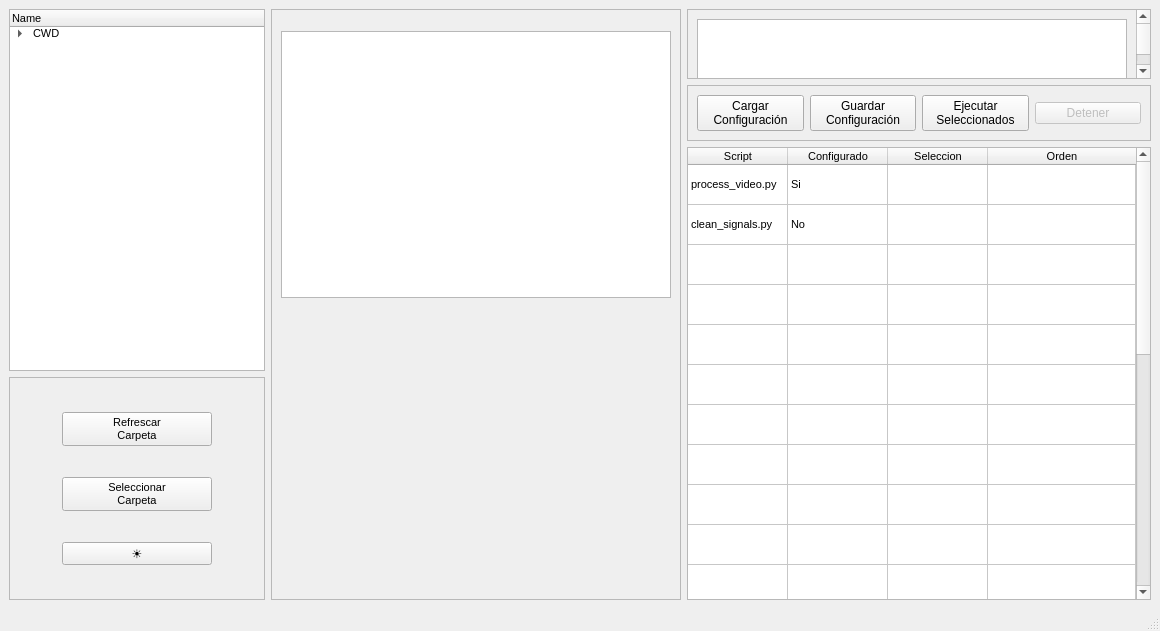
<?xml version="1.0" encoding="UTF-8"?>
<ui version="4.0">
 <class>MainWindow</class>
 <widget class="QMainWindow" name="MainWindow">
  <property name="geometry">
   <rect>
    <x>0</x>
    <y>0</y>
    <width>1160</width>
    <height>631</height>
   </rect>
  </property>
  <property name="windowTitle">
   <string>MainWindow</string>
  </property>
  <widget class="QWidget" name="centralwidget">
   <layout class="QGridLayout" name="gridLayout_12">
    <item row="1" column="1" rowspan="4">
     <widget class="QFrame" name="viewer_frame">
      <property name="sizePolicy">
       <sizepolicy hsizetype="Expanding" vsizetype="Expanding">
        <horstretch>0</horstretch>
        <verstretch>0</verstretch>
       </sizepolicy>
      </property>
      <property name="minimumSize">
       <size>
        <width>300</width>
        <height>0</height>
       </size>
      </property>
      <property name="frameShape">
       <enum>QFrame::Shape::StyledPanel</enum>
      </property>
      <property name="frameShadow">
       <enum>QFrame::Shadow::Raised</enum>
      </property>
      <layout class="QGridLayout" name="gridLayout_22">
       <item row="4" column="0">
        <widget class="QLabel" name="image_viewer">
         <property name="text">
          <string/>
         </property>
        </widget>
       </item>
       <item row="3" column="0">
        <widget class="QWidget" name="plot_frame" native="true">
         <layout class="QVBoxLayout" name="verticalLayout">
          <item>
           <widget class="PlotWidget" name="plot_widget" native="true">
            <property name="sizePolicy">
             <sizepolicy hsizetype="Expanding" vsizetype="Expanding">
              <horstretch>0</horstretch>
              <verstretch>0</verstretch>
             </sizepolicy>
            </property>
           </widget>
          </item>
         </layout>
        </widget>
       </item>
       <item row="1" column="0">
        <widget class="QWidget" name="pdf_viewer" native="true"/>
       </item>
       <item row="0" column="0">
        <widget class="QWidget" name="video_player" native="true"/>
       </item>
       <item row="2" column="0">
        <widget class="QTextBrowser" name="text_viewer"/>
       </item>
      </layout>
     </widget>
    </item>
    <item row="1" column="2">
     <widget class="QScrollArea" name="scrollArea_3">
      <property name="sizePolicy">
       <sizepolicy hsizetype="Minimum" vsizetype="Expanding">
        <horstretch>0</horstretch>
        <verstretch>0</verstretch>
       </sizepolicy>
      </property>
      <property name="maximumSize">
       <size>
        <width>16777215</width>
        <height>16777215</height>
       </size>
      </property>
      <property name="widgetResizable">
       <bool>true</bool>
      </property>
      <widget class="QWidget" name="scrollAreaWidgetContents_3">
       <property name="geometry">
        <rect>
         <x>0</x>
         <y>0</y>
         <width>434</width>
         <height>88</height>
        </rect>
       </property>
       <layout class="QGridLayout" name="gridLayout_23">
        <item row="0" column="0">
         <widget class="QTextBrowser" name="log">
          <property name="sizePolicy">
           <sizepolicy hsizetype="Minimum" vsizetype="Expanding">
            <horstretch>0</horstretch>
            <verstretch>0</verstretch>
           </sizepolicy>
          </property>
          <property name="maximumSize">
           <size>
            <width>16777215</width>
            <height>16777215</height>
           </size>
          </property>
          <property name="font">
           <font>
            <pointsize>8</pointsize>
           </font>
          </property>
         </widget>
        </item>
       </layout>
      </widget>
     </widget>
    </item>
    <item row="2" column="2">
     <widget class="QFrame" name="frame_15">
      <property name="sizePolicy">
       <sizepolicy hsizetype="Minimum" vsizetype="Minimum">
        <horstretch>0</horstretch>
        <verstretch>0</verstretch>
       </sizepolicy>
      </property>
      <property name="frameShape">
       <enum>QFrame::Shape::StyledPanel</enum>
      </property>
      <property name="frameShadow">
       <enum>QFrame::Shadow::Raised</enum>
      </property>
      <layout class="QGridLayout" name="gridLayout_10">
       <item row="3" column="1">
        <widget class="QPushButton" name="btn_load_config">
         <property name="maximumSize">
          <size>
           <width>120</width>
           <height>16777215</height>
          </size>
         </property>
         <property name="text">
          <string>Cargar 
Configuración</string>
         </property>
        </widget>
       </item>
       <item row="3" column="3">
        <widget class="QPushButton" name="btn_save_config">
         <property name="maximumSize">
          <size>
           <width>120</width>
           <height>16777215</height>
          </size>
         </property>
         <property name="text">
          <string>Guardar 
Configuración</string>
         </property>
        </widget>
       </item>
       <item row="3" column="4">
        <widget class="QPushButton" name="btn_execute_scripts">
         <property name="maximumSize">
          <size>
           <width>120</width>
           <height>16777215</height>
          </size>
         </property>
         <property name="text">
          <string>Ejecutar 
Seleccionados</string>
         </property>
        </widget>
       </item>
       <item row="3" column="5">
        <widget class="QPushButton" name="btn_stop_scripts">
         <property name="enabled">
          <bool>false</bool>
         </property>
         <property name="maximumSize">
          <size>
           <width>120</width>
           <height>16777215</height>
          </size>
         </property>
         <property name="text">
          <string>Detener</string>
         </property>
        </widget>
       </item>
      </layout>
     </widget>
    </item>
    <item row="4" column="0">
     <widget class="QFrame" name="frame_18">
      <property name="sizePolicy">
       <sizepolicy hsizetype="Minimum" vsizetype="Preferred">
        <horstretch>0</horstretch>
        <verstretch>0</verstretch>
       </sizepolicy>
      </property>
      <property name="frameShape">
       <enum>QFrame::Shape::StyledPanel</enum>
      </property>
      <property name="frameShadow">
       <enum>QFrame::Shadow::Raised</enum>
      </property>
      <layout class="QGridLayout" name="gridLayout_21">
       <item row="2" column="0">
        <widget class="QPushButton" name="btn_darkmode">
         <property name="maximumSize">
          <size>
           <width>150</width>
           <height>16777215</height>
          </size>
         </property>
         <property name="text">
          <string>☀️</string>
         </property>
        </widget>
       </item>
       <item row="1" column="0">
        <widget class="QPushButton" name="btn_open_folder">
         <property name="sizePolicy">
          <sizepolicy hsizetype="Minimum" vsizetype="Fixed">
           <horstretch>0</horstretch>
           <verstretch>0</verstretch>
          </sizepolicy>
         </property>
         <property name="maximumSize">
          <size>
           <width>150</width>
           <height>16777215</height>
          </size>
         </property>
         <property name="font">
          <font>
           <pointsize>8</pointsize>
          </font>
         </property>
         <property name="text">
          <string>Seleccionar
Carpeta</string>
         </property>
        </widget>
       </item>
       <item row="0" column="0">
        <widget class="QPushButton" name="btn_refresh">
         <property name="sizePolicy">
          <sizepolicy hsizetype="Minimum" vsizetype="Fixed">
           <horstretch>0</horstretch>
           <verstretch>0</verstretch>
          </sizepolicy>
         </property>
         <property name="maximumSize">
          <size>
           <width>150</width>
           <height>16777215</height>
          </size>
         </property>
         <property name="font">
          <font>
           <pointsize>8</pointsize>
          </font>
         </property>
         <property name="text">
          <string>Refrescar
Carpeta</string>
         </property>
        </widget>
       </item>
      </layout>
     </widget>
    </item>
    <item row="1" column="0" rowspan="3">
     <widget class="QTreeWidget" name="file_viewer">
      <property name="sizePolicy">
       <sizepolicy hsizetype="Minimum" vsizetype="Expanding">
        <horstretch>0</horstretch>
        <verstretch>0</verstretch>
       </sizepolicy>
      </property>
      <property name="font">
       <font>
        <pointsize>8</pointsize>
       </font>
      </property>
      <column>
       <property name="text">
        <string>Name</string>
       </property>
      </column>
      <item>
       <property name="text">
        <string>CWD</string>
       </property>
       <item>
        <property name="text">
         <string>Folder A</string>
        </property>
       </item>
       <item>
        <property name="text">
         <string>Folder B</string>
        </property>
        <item>
         <property name="text">
          <string>datafile_1.csv</string>
         </property>
        </item>
        <item>
         <property name="text">
          <string>datafile_2.csv</string>
         </property>
        </item>
        <item>
         <property name="text">
          <string>model_A.pkl</string>
         </property>
        </item>
        <item>
         <property name="text">
          <string>model_B.pkl</string>
         </property>
        </item>
       </item>
       <item>
        <property name="text">
         <string>Folder C</string>
        </property>
       </item>
       <item>
        <property name="text">
         <string>Folder D</string>
        </property>
       </item>
      </item>
     </widget>
    </item>
    <item row="3" column="2" rowspan="2">
     <widget class="QTableWidget" name="table_data_columns">
      <property name="sizePolicy">
       <sizepolicy hsizetype="Minimum" vsizetype="Expanding">
        <horstretch>0</horstretch>
        <verstretch>0</verstretch>
       </sizepolicy>
      </property>
      <property name="minimumSize">
       <size>
        <width>450</width>
        <height>250</height>
       </size>
      </property>
      <property name="maximumSize">
       <size>
        <width>500</width>
        <height>16777215</height>
       </size>
      </property>
      <property name="font">
       <font>
        <pointsize>8</pointsize>
       </font>
      </property>
      <property name="sizeAdjustPolicy">
       <enum>QAbstractScrollArea::SizeAdjustPolicy::AdjustToContents</enum>
      </property>
      <property name="editTriggers">
       <set>QAbstractItemView::EditTrigger::NoEditTriggers</set>
      </property>
      <property name="alternatingRowColors">
       <bool>false</bool>
      </property>
      <property name="sortingEnabled">
       <bool>true</bool>
      </property>
      <attribute name="horizontalHeaderCascadingSectionResizes">
       <bool>true</bool>
      </attribute>
      <attribute name="horizontalHeaderMinimumSectionSize">
       <number>0</number>
      </attribute>
      <attribute name="horizontalHeaderDefaultSectionSize">
       <number>100</number>
      </attribute>
      <attribute name="horizontalHeaderHighlightSections">
       <bool>false</bool>
      </attribute>
      <attribute name="horizontalHeaderShowSortIndicator" stdset="0">
       <bool>true</bool>
      </attribute>
      <attribute name="horizontalHeaderStretchLastSection">
       <bool>true</bool>
      </attribute>
      <attribute name="verticalHeaderVisible">
       <bool>false</bool>
      </attribute>
      <attribute name="verticalHeaderCascadingSectionResizes">
       <bool>false</bool>
      </attribute>
      <attribute name="verticalHeaderDefaultSectionSize">
       <number>40</number>
      </attribute>
      <attribute name="verticalHeaderHighlightSections">
       <bool>false</bool>
      </attribute>
      <attribute name="verticalHeaderShowSortIndicator" stdset="0">
       <bool>false</bool>
      </attribute>
      <attribute name="verticalHeaderStretchLastSection">
       <bool>true</bool>
      </attribute>
      <row/>
      <row/>
      <row/>
      <row/>
      <row/>
      <row/>
      <row/>
      <row/>
      <row/>
      <row/>
      <row/>
      <row/>
      <row/>
      <row/>
      <row/>
      <row/>
      <row/>
      <row/>
      <row/>
      <row/>
      <row/>
      <row/>
      <column>
       <property name="text">
        <string>Script</string>
       </property>
      </column>
      <column>
       <property name="text">
        <string>Configurado</string>
       </property>
      </column>
      <column>
       <property name="text">
        <string>Seleccion</string>
       </property>
      </column>
      <column>
       <property name="text">
        <string>Orden</string>
       </property>
      </column>
      <item row="0" column="0">
       <property name="text">
        <string>process_video.py</string>
       </property>
      </item>
      <item row="0" column="1">
       <property name="text">
        <string>Si</string>
       </property>
      </item>
      <item row="0" column="2">
       <property name="text">
        <string/>
       </property>
      </item>
      <item row="1" column="0">
       <property name="text">
        <string>clean_signals.py</string>
       </property>
      </item>
      <item row="1" column="1">
       <property name="text">
        <string>No</string>
       </property>
      </item>
      <item row="1" column="2">
       <property name="text">
        <string/>
       </property>
      </item>
      <item row="4" column="0">
       <property name="text">
        <string/>
       </property>
      </item>
      <item row="4" column="1">
       <property name="text">
        <string/>
       </property>
      </item>
      <item row="4" column="2">
       <property name="text">
        <string/>
       </property>
      </item>
      <item row="5" column="0">
       <property name="text">
        <string/>
       </property>
      </item>
      <item row="5" column="1">
       <property name="text">
        <string/>
       </property>
      </item>
      <item row="5" column="2">
       <property name="text">
        <string/>
       </property>
      </item>
      <item row="6" column="0">
       <property name="text">
        <string/>
       </property>
      </item>
      <item row="6" column="1">
       <property name="text">
        <string/>
       </property>
      </item>
      <item row="6" column="2">
       <property name="text">
        <string/>
       </property>
      </item>
      <item row="7" column="0">
       <property name="text">
        <string/>
       </property>
      </item>
      <item row="7" column="1">
       <property name="text">
        <string/>
       </property>
      </item>
      <item row="7" column="2">
       <property name="text">
        <string/>
       </property>
      </item>
      <item row="8" column="0">
       <property name="text">
        <string/>
       </property>
      </item>
      <item row="8" column="1">
       <property name="text">
        <string/>
       </property>
      </item>
      <item row="8" column="2">
       <property name="text">
        <string/>
       </property>
      </item>
      <item row="9" column="0">
       <property name="text">
        <string/>
       </property>
      </item>
      <item row="9" column="1">
       <property name="text">
        <string/>
       </property>
      </item>
      <item row="9" column="2">
       <property name="text">
        <string/>
       </property>
      </item>
      <item row="10" column="0">
       <property name="text">
        <string/>
       </property>
      </item>
      <item row="10" column="1">
       <property name="text">
        <string/>
       </property>
      </item>
      <item row="10" column="2">
       <property name="text">
        <string/>
       </property>
      </item>
      <item row="11" column="0">
       <property name="text">
        <string/>
       </property>
      </item>
      <item row="11" column="1">
       <property name="text">
        <string/>
       </property>
      </item>
      <item row="11" column="2">
       <property name="text">
        <string/>
       </property>
      </item>
      <item row="12" column="0">
       <property name="text">
        <string/>
       </property>
      </item>
      <item row="12" column="1">
       <property name="text">
        <string/>
       </property>
      </item>
      <item row="12" column="2">
       <property name="text">
        <string/>
       </property>
      </item>
      <item row="13" column="0">
       <property name="text">
        <string/>
       </property>
      </item>
      <item row="13" column="1">
       <property name="text">
        <string/>
       </property>
      </item>
      <item row="13" column="2">
       <property name="text">
        <string/>
       </property>
      </item>
      <item row="14" column="0">
       <property name="text">
        <string/>
       </property>
      </item>
      <item row="14" column="1">
       <property name="text">
        <string/>
       </property>
      </item>
      <item row="14" column="2">
       <property name="text">
        <string/>
       </property>
      </item>
      <item row="15" column="0">
       <property name="text">
        <string/>
       </property>
      </item>
      <item row="15" column="1">
       <property name="text">
        <string/>
       </property>
      </item>
      <item row="15" column="2">
       <property name="text">
        <string/>
       </property>
      </item>
      <item row="16" column="0">
       <property name="text">
        <string/>
       </property>
      </item>
      <item row="16" column="1">
       <property name="text">
        <string/>
       </property>
      </item>
      <item row="16" column="2">
       <property name="text">
        <string/>
       </property>
      </item>
      <item row="17" column="0">
       <property name="text">
        <string/>
       </property>
      </item>
      <item row="17" column="1">
       <property name="text">
        <string/>
       </property>
      </item>
      <item row="17" column="2">
       <property name="text">
        <string/>
       </property>
      </item>
      <item row="18" column="0">
       <property name="text">
        <string/>
       </property>
      </item>
      <item row="18" column="1">
       <property name="text">
        <string/>
       </property>
      </item>
      <item row="18" column="2">
       <property name="text">
        <string/>
       </property>
      </item>
      <item row="19" column="0">
       <property name="text">
        <string/>
       </property>
      </item>
      <item row="19" column="1">
       <property name="text">
        <string/>
       </property>
      </item>
      <item row="19" column="2">
       <property name="text">
        <string/>
       </property>
      </item>
      <item row="20" column="0">
       <property name="text">
        <string/>
       </property>
      </item>
      <item row="20" column="1">
       <property name="text">
        <string/>
       </property>
      </item>
      <item row="20" column="2">
       <property name="text">
        <string/>
       </property>
      </item>
      <item row="21" column="0">
       <property name="text">
        <string/>
       </property>
      </item>
      <item row="21" column="1">
       <property name="text">
        <string/>
       </property>
      </item>
      <item row="21" column="2">
       <property name="text">
        <string/>
       </property>
      </item>
     </widget>
    </item>
   </layout>
  </widget>
  <widget class="QMenuBar" name="menubar">
   <property name="geometry">
    <rect>
     <x>0</x>
     <y>0</y>
     <width>1160</width>
     <height>21</height>
    </rect>
   </property>
  </widget>
  <widget class="QStatusBar" name="statusbar"/>
 </widget>
 <customwidgets>
  <customwidget>
   <class>PlotWidget</class>
   <extends>QWidget</extends>
   <header>pyqtgraph</header>
   <container>1</container>
  </customwidget>
 </customwidgets>
 <tabstops>
  <tabstop>log</tabstop>
  <tabstop>btn_load_config</tabstop>
  <tabstop>btn_save_config</tabstop>
 </tabstops>
 <resources/>
 <connections/>
</ui>
